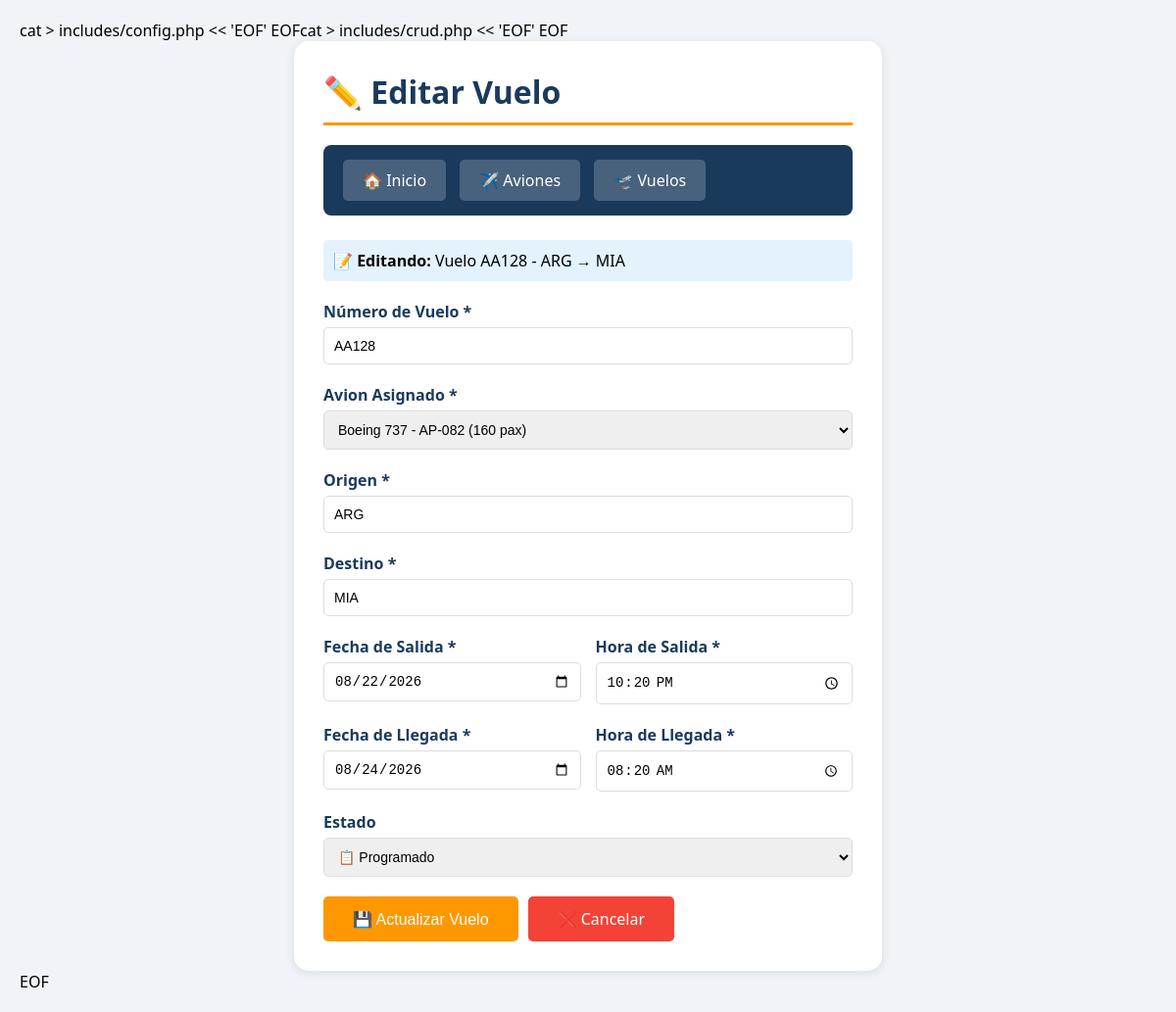
/vuelos_update.php?id=15 (signed in), run on the app's committed database.
### tables this page shows
CREATE TABLE vuelos (
    id INTEGER PRIMARY KEY AUTOINCREMENT,
    numero_vuelo TEXT UNIQUE NOT NULL,
    avion_id INTEGER NOT NULL,
    origen TEXT NOT NULL,
    destino TEXT NOT NULL,
    hora_salida DATETIME NOT NULL,
    hora_llegada DATETIME NOT NULL,
    estado TEXT DEFAULT 'Programado', usuario_id INTEGER REFERENCES usuarios(id),
    FOREIGN KEY (avion_id) REFERENCES aviones(id) ON DELETE CASCADE
);

CREATE TABLE aviones (
    id INTEGER PRIMARY KEY AUTOINCREMENT,
    matricula TEXT UNIQUE NOT NULL,
    modelo TEXT NOT NULL,
    fabricante TEXT NOT NULL,
    capacidad INTEGER NOT NULL,
    año_fabricacion INTEGER,
    estado TEXT DEFAULT 'Activo',
    fecha_registro TIMESTAMP DEFAULT CURRENT_TIMESTAMP
, usuario_id INTEGER REFERENCES usuarios(id));

### includes/db.php (called while the page is built, shortened)
<?php
class Database {
    private static $instance = null;
    private $db;
    private function __construct() {
        $this->dbPath = __DIR__ . '/../database.db';
        try {
            $this->db = new PDO('sqlite:' . $this->dbPath);
            $this->db->setAttribute(PDO::ATTR_ERRMODE, PDO::ERRMODE_EXCEPTION);
            $this->db->setAttribute(PDO::ATTR_DEFAULT_FETCH_MODE, PDO::FETCH_ASSOC);
        } catch (PDOException $e) {
            die("❌ Error de conexión: " . $e->getMessage());
        }
    }
    public static function getInstance() {
        if (self::$instance == null) {
            self::$instance = new Database();
        }
        return self::$instance;
    }
    public function getConnection() {
        return $this->db;
    }
}
?>

### vuelos_update.php (the view, shortened to what this page needs)
<?php
require_once 'includes/config.php';
require_once 'includes/crud.php';
$crud = new CRUD();
$id = (int)$_GET['id'];
$vuelo = $crud->readVuelo($id);
$aviones = $crud->readAllAviones();
$fecha_salida = date('Y-m-d', strtotime($vuelo['hora_salida']));
$hora_salida = date('H:i', strtotime($vuelo['hora_salida']));
$fecha_llegada = date('Y-m-d', strtotime($vuelo['hora_llegada']));
$hora_llegada = date('H:i', strtotime($vuelo['hora_llegada']));
?>
<!DOCTYPE html>
<html lang="es">
<head>
</head>
<body>
    <div class="container">
        <h1>✏️ Editar Vuelo</h1>
        <div class="navbar">
            <a href="index.php">🏠 Inicio</a>
            <a href="aviones_list.php">✈️ Aviones</a>
            <a href="vuelos_list.php">🛫 Vuelos</a>
        </div>
        <div class="info-vuelo">
            <strong>📝 Editando:</strong> Vuelo <?= htmlspecialchars($vuelo['numero_vuelo']) ?> - <?= htmlspecialchars($vuelo['origen']) ?> → <?= htmlspecialchars($vuelo['destino']) ?>
        </div>
        <form method="POST">
            <div class="form-group">
                <label>Número de Vuelo *</label>
                <input type="text" name="numero_vuelo" value="<?= htmlspecialchars($vuelo['numero_vuelo']) ?>" required>
            </div>
            <div class="form-group">
                <label>Avion Asignado *</label>
                <select name="avion_id" required>
                    <?php foreach ($aviones as $avion): ?>
                        <option value="<?= $avion['id'] ?>" <?= $avion['id'] == $vuelo['avion_id'] ? 'selected' : '' ?>>
                            <?= htmlspecialchars($avion['modelo']) ?> - <?= htmlspecialchars($avion['matricula']) ?> (<?= $avion['capacidad'] ?> pax)
                        </option>
                    <?php endforeach; ?>
                </select>
            </div>
            <div class="form-group">
                <label>Origen *</label>
                <input type="text" name="origen" value="<?= htmlspecialchars($vuelo['origen']) ?>" required>
            </div>
            <div class="form-group">
                <label>Destino *</label>
                <input type="text" name="destino" value="<?= htmlspecialchars($vuelo['destino']) ?>" required>
            </div>
            <div class="fila-horarios">
                <div class="form-group">
                    <label>Fecha de Salida *</label>
                    <input type="date" name="fecha_salida" value="<?= $fecha_salida ?>" required>
                </div>
                <div class="form-group">
                    <label>Hora de Salida *</label>
                    <input type="time" name="hora_salida" value="<?= $hora_salida ?>" required>
                </div>
            </div>
            <div class="fila-horarios">
                <div class="form-group">
                    <label>Fecha de Llegada *</label>
                    <input type="date" name="fecha_llegada" value="<?= $fecha_llegada ?>" required>
                </div>
                <div class="form-group">
                    <label>Hora de Llegada *</label>
                    <input type="time" name="hora_llegada" value="<?= $hora_llegada ?>" required>
                </div>
            </div>
            <div class="form-group">
                <label>Estado</label>
                <select name="estado">
                    <option value="Programado" <?= $vuelo['estado'] == 'Programado' ? 'selected' : '' ?>>📋 Programado</option>
                </select>
            </div>
            <div class="botones">
                <button type="submit" class="btn-actualizar">💾 Actualizar Vuelo</button>
                <a href="vuelos_list.php" class="btn-cancelar">❌ Cancelar</a>
            </div>
        </form>
    </div>
</body>
</html>

### vuelos_update.php (style rules this page uses)
* { margin: 0; padding: 0; box-sizing: border-box; }
body { font-family: 'Segoe UI', Tahoma, Geneva, Verdana, sans-serif; background: #f0f4f8; padding: 20px; }
.container { max-width: 600px; margin: 0 auto; background: white; padding: 30px; border-radius: 15px; box-shadow: 0 2px 10px rgba(0,0,0,0.1); }
h1 { color: #1a3a5c; border-bottom: 3px solid #ff9800; padding-bottom: 10px; margin-bottom: 20px; }
.navbar { background: #1a3a5c; padding: 15px; border-radius: 8px; margin-bottom: 25px; }
.navbar a { color: white; text-decoration: none; padding: 10px 20px; margin: 0 5px; background: rgba(255,255,255,0.2); border-radius: 5px; display: inline-block; }
.form-group { margin-bottom: 20px; }
label { display: block; font-weight: 600; margin-bottom: 5px; color: #1a3a5c; }
input, select { width: 100%; padding: 10px; border: 1px solid #ddd; border-radius: 5px; font-size: 14px; }
.fila-horarios { display: grid; grid-template-columns: 1fr 1fr; gap: 15px; }
.btn-actualizar { background: #ff9800; color: white; padding: 12px 30px; border: none; border-radius: 5px; font-size: 16px; cursor: pointer; }
.btn-cancelar { background: #f44336; color: white; padding: 12px 30px; border: none; border-radius: 5px; font-size: 16px; cursor: pointer; text-decoration: none; display: inline-block; }
.botones { display: flex; gap: 10px; }
.info-vuelo { background: #e3f2fd; padding: 10px; border-radius: 5px; margin-bottom: 20px; }

### data on the page
vuelos: numero_vuelo "AA128", origen "ARG", destino "MIA", avion_id "Boeing 737 - AP-082 (160 pax)", fecha_salida "08/22/2026", hora_salida "22:20", fecha_llegada "08/24/2026", hora_llegada "08:20", estado "📋 Programado"
